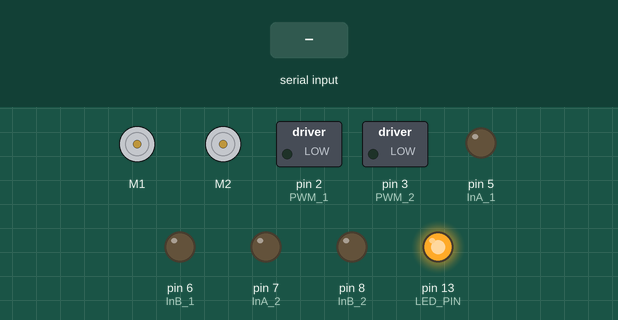
Bench run of a sketch on a simulated Arduino Uno, built with avr-gcc and run on an emulated ATmega328P. Shown: 2 × DC motor (green arrow = forward, orange = backward, longer = faster), switched loads named in the sketch (green lamp = pin HIGH), output pins drawn as LEDs (lit = HIGH). The test bench sets the inputs (shaded band).

Above: at 3.2 s.
3.3 s: "d" received over Serial
At 3.7 s:
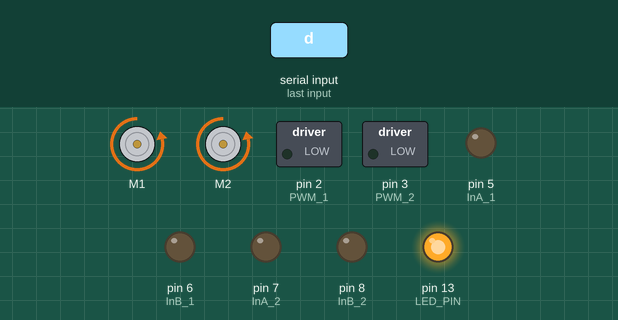
4.8 s: "d" received over Serial
At 6.0 s:
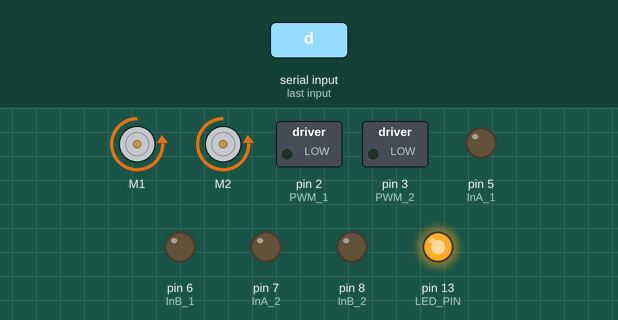
6.3 s: "u" received over Serial
At 7.2 s:
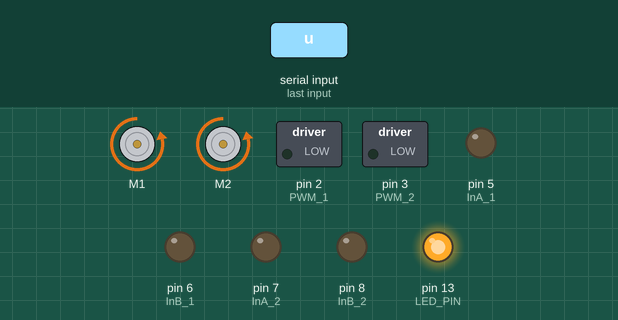
Timing chart, 0 to 9.3 s (numbered marks = the images above; inputs shaded):
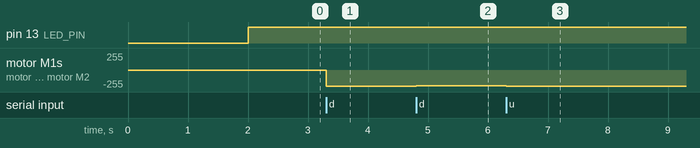

Measured:
- after the input at 3.3 s, motor M1, motor M2: stopped → backward 246/255 at once
- after the input at 4.8 s, motor M1, motor M2: backward 246/255 → backward 236/255 at once
- after the input at 6.3 s, motor M1, motor M2: backward 236/255 → backward 246/255 at once

The sketch:

motorTests.ino
```cpp
#include "Pinout.h"
#include "motors.h"


int motorSpeed = 0;


void setup() {
  // put your setup code here, to run once:
  Serial.begin(9600);

  delay(1000);

  //starts the indication LED
  pinMode(LED_PIN, OUTPUT);
  digitalWrite(LED_PIN, LOW);

  InitMotors();

  delay(1000);
}

void loop() {
  // put your main code here, to run repeatedly:
  char msg[80];

  //the char from the serial port
  char cmd;

  //toggle LED
  digitalWrite(LED_PIN, HIGH);

  if(Serial.available())
  {
    cmd = Serial.read();
    switch(cmd)
    {
      case 'u':
        motorSpeed += 10;
        break;
      case 'd':
        motorSpeed -= 10;
        break;
    }
  }
  driveLeft(motorSpeed);
  driveRight(motorSpeed);

}
```

Pinout.h
```cpp
/**
 * Pinout.h
 * Ethan Yaccarino-Mims
 * PacBot motor pin definitions
 */

//Motor 1
#define InA_1 5
#define InB_1 6
#define PWM_1 2

//Motor 2
#define InA_2 7
#define InB_2 8
#define PWM_2 3

//AccelGyro
#define MPU6050_INT_PIN 12

//LED
#define LED_PIN 13


//IR sensor
#define RIGHT_IR 0
#define FRONT_IR 1
#define LEFT_IR 2
```

motors.h
```cpp
/**
 * motors.h
 * Ethan Yaccarino-Mims
 * adds driving functionality
 */

#include "Pinout.h"
#include <Wire.h>
#include <Adafruit_MotorShield.h>
#include "utility/Adafruit_MS_PWMServoDriver.h"

//the Motor Shield object
Adafruit_MotorShield AFMS = Adafruit_MotorShield();

//the motor objects
Adafruit_DCMotor *leftMotor = AFMS.getMotor(1);
Adafruit_DCMotor *rightMotor = AFMS.getMotor(2);


/**
 * initializes all objects and values
 */
void InitMotors(void)
{
  //defines pin modes
  pinMode(InA_1, OUTPUT);
  pinMode(InB_1, OUTPUT);
  pinMode(PWM_1, OUTPUT);
  pinMode(InA_2, OUTPUT);
  pinMode(InB_2, OUTPUT);
  pinMode(PWM_2, OUTPUT);

  //starts the motor shield
  AFMS.begin();

  //initial values for motor speed
  leftMotor -> setSpeed(0);
  rightMotor -> setSpeed(0);

  //initial direction for motors
  leftMotor -> run(FORWARD);
  rightMotor -> run(FORWARD);
}


/**
 * drives the left motor at the given speed
 *
 * @param pwmValue the speed to drive the motor at
 * on the scale of a signed eight bit value
 */
int driveLeft(int pwmValue)
{
  if(pwmValue >= 0)
  {
    leftMotor -> run(FORWARD);
  }
  else
  {
    leftMotor -> run(BACKWARD);
  }
  leftMotor -> setSpeed(pwmValue);

}


/**
 * drives the right moter at the given speed
 *
 * @param pwmValue the speed to drive the motor at
 * on the scale of a signed eight bit value
 */
int driveRight(int pwmValue)
{
  if(pwmValue >= 0)
  {
    rightMotor -> run(FORWARD);
  }
  else
  {
    rightMotor -> run(BACKWARD);
  }
  rightMotor -> setSpeed(pwmValue);

}
```
